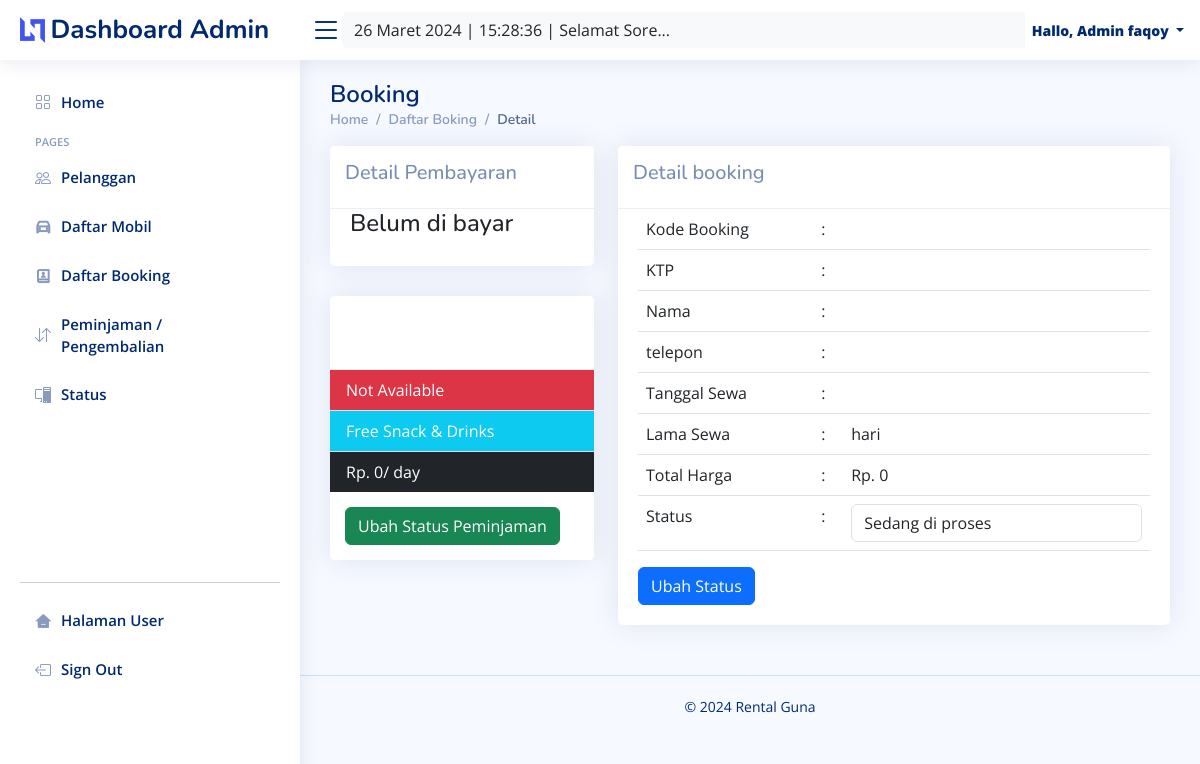
/admin/booking/bayar.php?id=1711441431 (signed in), run on an earlier commit of the app's database.
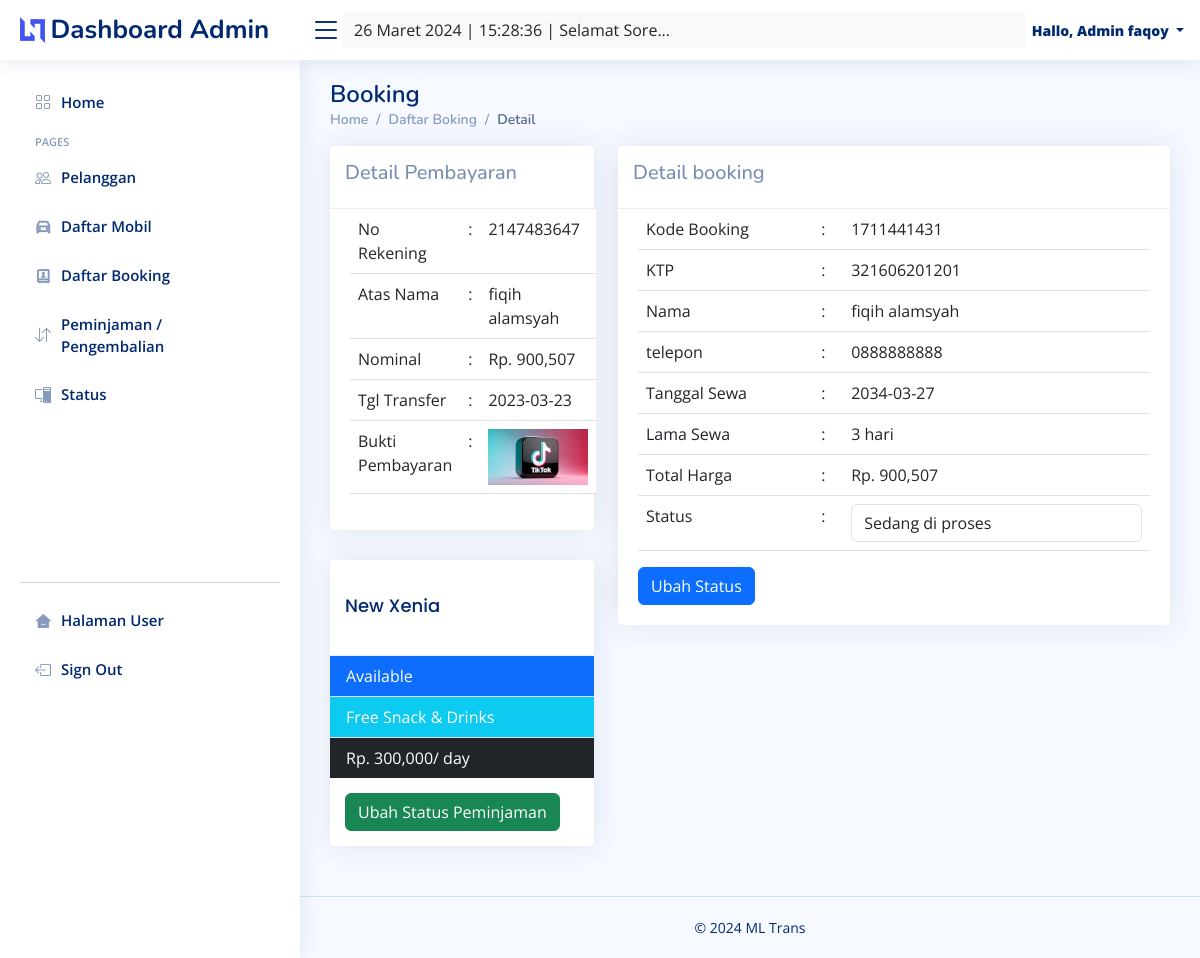
And on a later commit of the database.
### tables this page shows
CREATE TABLE `infoweb` (
  `id` int(11) NOT NULL,
  `nama_rental` varchar(255) DEFAULT NULL,
  `telp` varchar(15) DEFAULT NULL,
  `alamat` text DEFAULT NULL,
  `email` varchar(255) DEFAULT NULL,
  `no_rek` text DEFAULT NULL,
  `updated_at` timestamp NOT NULL DEFAULT current_timestamp()
);

CREATE TABLE `pembayaran` (
  `id_pembayaran` int(11) NOT NULL,
  `id_booking` int(255) NOT NULL,
  `no_rekening` int(255) NOT NULL,
  `nama_rekening` varchar(255) NOT NULL,
  `nominal` int(255) NOT NULL,
  `tanggal` varchar(255) NOT NULL,
  `bukti` varchar(255) NOT NULL
);

CREATE TABLE `mobil` (
  `id_mobil` int(11) NOT NULL,
  `no_plat` varchar(255) NOT NULL,
  `merk` varchar(255) NOT NULL,
  `harga` int(255) NOT NULL,
  `deskripsi` varchar(255) NOT NULL,
  `status` varchar(255) NOT NULL,
  `gambar` text NOT NULL
);

CREATE TABLE `booking` (
  `id_booking` int(11) NOT NULL,
  `kode_booking` varchar(255) NOT NULL,
  `id_login` int(11) NOT NULL,
  `id_mobil` int(11) NOT NULL,
  `ktp` varchar(255) NOT NULL,
  `img_ktp` varchar(255) NOT NULL,
  `nama` varchar(255) NOT NULL,
  `alamat` varchar(255) NOT NULL,
  `no_tlp` varchar(15) NOT NULL,
  `tanggal` varchar(255) NOT NULL,
  `lama_sewa` int(11) NOT NULL,
  `total_harga` int(11) NOT NULL,
  `konfirmasi_pembayaran` varchar(255) NOT NULL,
  `tgl_input` varchar(255) NOT NULL
);

### koneksi/koneksi.php (called while the page is built, shortened)
<?php
$user = 'root';
$pass = '';
$koneksi = new PDO("mysql:host=localhost;dbname=rental_mobil", $user, $pass);
$url = "http://localhost/rental_mobil-master/";
$sql_web = "SELECT * FROM infoweb WHERE id = 1";
$row_web = $koneksi->prepare($sql_web);
$row_web->execute();
$info_web = $row_web->fetch(PDO::FETCH_OBJ);

### admin/booking/bayar.php (the view, shortened to what the rows shown need)
<?php
require '../../koneksi/koneksi.php';
include '../header.php';
$kode_booking = $_GET['id'];
$hasil = $koneksi->query("SELECT * FROM booking WHERE kode_booking = '$kode_booking'")->fetch();
$id_booking = $hasil['id_booking'];
$hsl = $koneksi->query("SELECT * FROM pembayaran WHERE id_booking = '$id_booking'")->fetch();
$c = $koneksi->query("SELECT * FROM pembayaran WHERE id_booking = '$id_booking'")->rowCount();
$id = $hasil['id_mobil'];
$isi = $koneksi->query("SELECT * FROM mobil WHERE id_mobil = '$id'")->fetch();
?>
<main id="main" class="main">
    <div class="pagetitle">
        <h1>Booking</h1>
    </div>
    <section class="section dashboard">
        <div class="row">
            <div class="container">
                <div class="row">
                    <div class="col-sm-4">
                        <div class="card">
                            <div class="card-body">
                                <?php if ($c > 0) { ?>
                                    <table class="table">
                                        <tr>
                                            <td>No Rekening</td>
                                            <td> :</td>
                                            <td><?= $hsl['no_rekening']; ?></td>
                                        </tr>
                                        <tr>
                                            <td>Atas Nama </td>
                                            <td> :</td>
                                            <td><?= $hsl['nama_rekening']; ?></td>
                                        </tr>
                                        <tr>
                                            <td>Nominal </td>
                                            <td> :</td>
                                            <td>Rp. <?= number_format($hsl['nominal']); ?></td>
                                        </tr>
                                        <tr>
                                            <td>Tgl Transfer</td>
                                            <td> :</td>
                                            <td><?= $hsl['tanggal']; ?></td>
                                        </tr>
                                        <tr>
                                            <td>
                                                Bukti Pembayaran
                                            <td> :</td>
                                            <td><img src="../../assets/bukti/<?= $hsl['bukti'] ?>" width="100px"></td>
                                            </td>
                                        </tr>
                                    </table>
                                <?php } else { ?>
                                    <h4>Belum di bayar</h4>
                                <?php } ?>
                            </div>
                        </div>
                        <div class="card">
                            <div class="card-header">
                                <h5 class="card-title"><?php echo $isi['merk']; ?></h5>
                            </div>
                            <ul class="list-group list-group-flush">
                                <?php if ($isi['status'] == 'Tersedia') { ?>
                                    <li class="list-group-item bg-primary text-white">
                                        <i class="fa fa-check"></i> Available
                                    </li>
                                <?php } else { ?>
                                    <li class="list-group-item bg-danger text-white">
                                        <i class="fa fa-close"></i> Not Available
                                    </li>
                                <?php } ?>
                                <li class="list-group-item bg-info text-white"><i class="fa fa-check"></i> Free Snack & Drinks</li>
                                <li class="list-group-item bg-dark text-white">
                                    <i class="fa fa-money"></i> Rp. <?php echo number_format($isi['harga']); ?>/ day
                                </li>
                            </ul>
                        </div>
                    </div>
                    <div class="col-sm-8">
                        <div class="card">
                            <div class="card-body">
                                <form method="post" action="proses.php?id=konfirmasi">
                                    <table class="table">
                                        <tr>
                                            <td>Kode Booking </td>
                                            <td> :</td>
                                            <td><?php echo $hasil['kode_booking']; ?></td>
                                        </tr>
                                        <tr>
                                            <td>KTP </td>
                                            <td> :</td>
                                            <td><?php echo $hasil['ktp']; ?></td>
                                        </tr>
                                        <tr>
                                            <td>Nama </td>
                                            <td> :</td>
                                            <td><?php echo $hasil['nama']; ?></td>
                                        </tr>
                                        <tr>
                                            <td>telepon </td>
                                            <td> :</td>
                                            <td><?php echo $hasil['no_tlp']; ?></td>
                                        </tr>
                                        <tr>
                                            <td>Tanggal Sewa </td>
                                            <td> :</td>
                                            <td><?php echo $hasil['tanggal']; ?></td>
                                        </tr>
                                        <tr>
                                            <td>Lama Sewa </td>
                                            <td> :</td>
                                            <td><?php echo $hasil['lama_sewa']; ?> hari</td>
                                        </tr>
                                        <tr>
                                            <td>Total Harga </td>
                                            <td> :</td>
                                            <td>Rp. <?php echo number_format($hasil['total_harga']); ?></td>
                                        </tr>
                                        <tr>
                                            <td>
                                                <select class="form-control" name="status">
                                                    <option <?php if ($hasil['konfirmasi_pembayaran'] == 'Sedang di proses') {
                                                                echo 'selected';
                                                            } ?>>
                                                        Sedang di proses
                                                    </option>
                                                </select>
                                            </td>
                                        </tr>
                                    </table>
                                </form>
                            </div>
                        </div>
                    </div>
                </div>
            </div>
        </div>
    </section>
</main>
<?php include '../footer.php'; ?>

### admin/header.php (shortened to what the rows shown need)
<?php
$id_login = $_SESSION['USER']['id_login'];
$row = $koneksi->prepare("SELECT * FROM login WHERE id_login=?");
$row->execute(array($id_login));
$hasil_login = $row->fetch();
?>
<!DOCTYPE html>
<html lang="en">
<head>
    <link href="https://cdn.jsdelivr.net/npm/bootstrap@5.0.2/dist/css/bootstrap.min.css" rel="stylesheet">
    <link rel="stylesheet" href="https://cdn.jsdelivr.net/npm/bootstrap-icons@1.10.5/font/bootstrap-icons.css">
    <link href="<?= $url ?>admin/assets/vendor/bootstrap/css/bootstrap.min.css" rel="stylesheet">
    <link href="<?= $url ?>admin/assets/vendor/bootstrap-icons/bootstrap-icons.css" rel="stylesheet">
    <link href="<?= $url ?>admin/assets/vendor/boxicons/css/boxicons.min.css" rel="stylesheet">
    <link href="<?= $url ?>admin/assets/vendor/quill/quill.snow.css" rel="stylesheet">
    <link href="<?= $url ?>admin/assets/vendor/quill/quill.bubble.css" rel="stylesheet">
    <link href="<?= $url ?>admin/assets/vendor/remixicon/remixicon.css" rel="stylesheet">
    <link href="<?= $url ?>admin/assets/vendor/simple-datatables/style.css" rel="stylesheet">
    <link href="<?= $url ?>admin/assets/css/style.css" rel="stylesheet">
</head>
<body>
    <header id="header" class="header fixed-top d-flex align-items-center">
        <nav class="header-nav ms-auto">
            <ul class="d-flex align-items-center">
                <li class="nav-item dropdown pe-3">
                    <a class="nav-link nav-profile d-flex align-items-center pe-0" href="#" data-bs-toggle="dropdown">
                        <span class="d-none d-md-block dropdown-toggle ps-2">
                            <strong><i class="fa fa-user"></i> Hallo, Admin <?php echo $hasil_login['nama_pengguna']; ?></strong>
                        </span>
                    </a>
                </li>
            </ul>
        </nav>
    </header>
</body>
</html>

### admin/footer.php (shortened to what the rows shown need)
<footer id="footer" class="footer">
  <div class="copyright">
    &copy; <?= date('Y'); ?> <?= $info_web->nama_rental; ?>
  </div>
</footer>
</body>
</html>

What changed in the data, as far as the page shows it:
added pembayaran: no_rekening "2147483647", nama_rekening "fiqih alamsyah", nominal "900,507", tanggal "2023-03-23", bukti (picture)
now on this page (row unchanged): mobil: merk "New Xenia", harga "300,000"
added booking: kode_booking "1711441431", ktp "321606201201", nama "fiqih alamsyah", no_tlp "0888888888", tanggal "2034-03-27", lama_sewa "3", total_harga "900,507", status "Sedang di proses"
changed infoweb: nama_rental "Rental Guna" → "ML Trans"
Also different on the page:
$isi['harga']: "0" → (not shown)
$hasil['total_harga']: "0" → (not shown)
form field status: "Sedang di proses" → (not shown)
text no longer shown: "Belum di bayar Not Available"
text now shown: "No Rekening : Atas Nama : Nominal : Rp. Tgl Transfer : Bukti Pembayaran : Available"
